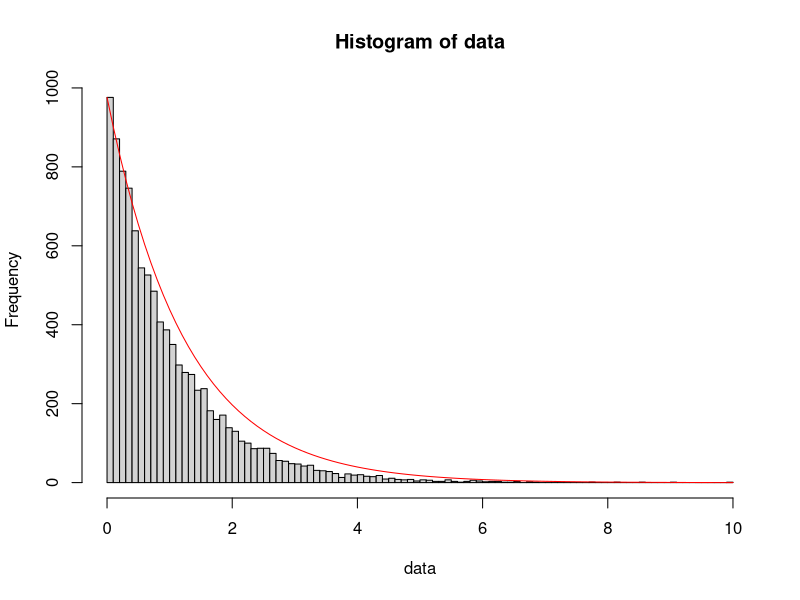
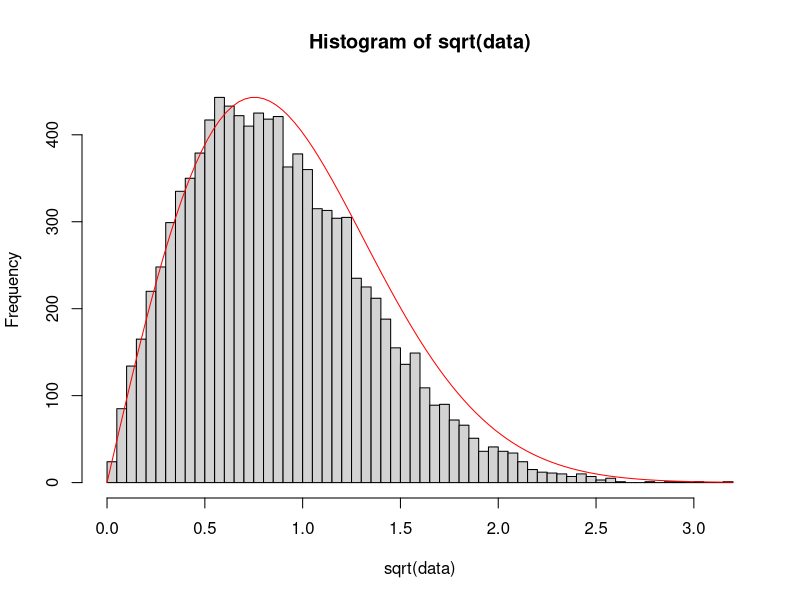
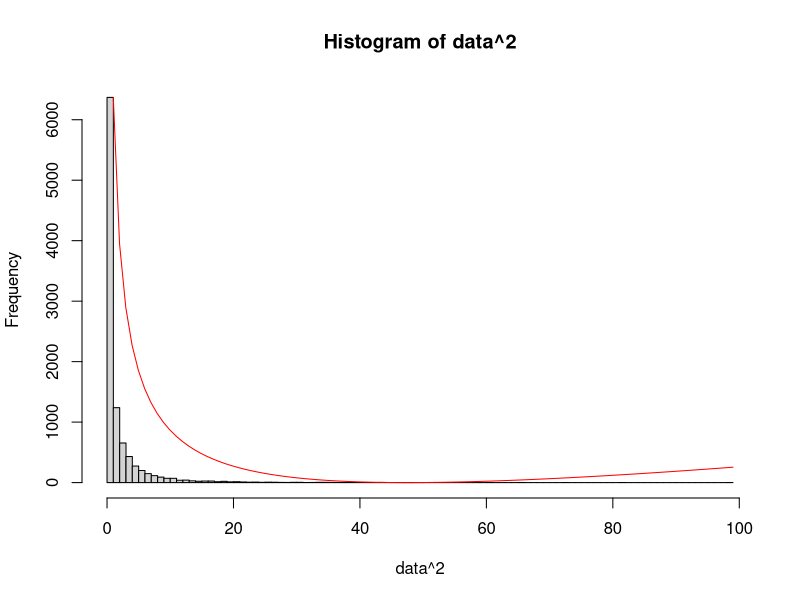

Recreate these plots in R, in order.
p = 1 - prod(c(343:365)) / (365^23)
pa = 0.5
pb = 0.75
ppab = 0.5

p4 = 0.99*0.05 / (0.01*0.92+0.05*0.99)

unif_data <- runif(10000, min=0, max=1)
data = - log(1 - unif_data)

hist(data, breaks=100)
par(new=TRUE)
curve(exp(-x), ann=FALSE, axes=FALSE, xlim=c(0,8), col="red")

hist(sqrt(data), breaks=100)
par(new=TRUE)
curve(2*x*exp(-x^2), ann=FALSE, axes=FALSE, xlim=c(0,3), col="red")

hist(data^2, breaks=100)
par(new=TRUE)
curve(((exp(1))^(sqrt(x)) + (exp(1))^(-sqrt(x)))/(2*sqrt(x)), ann=FALSE, axes=FALSE, xlim=c(0,3), col="red")
